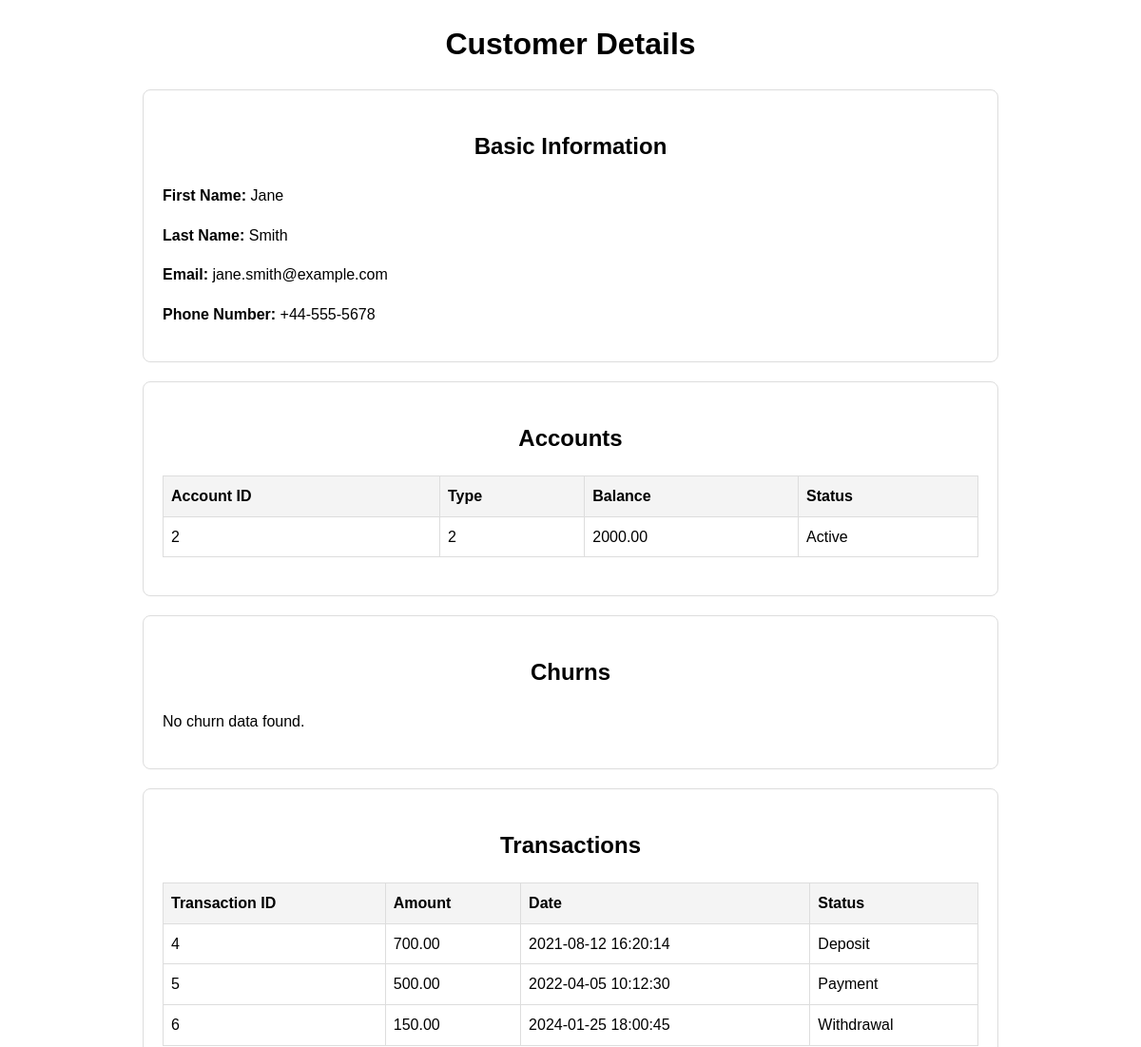
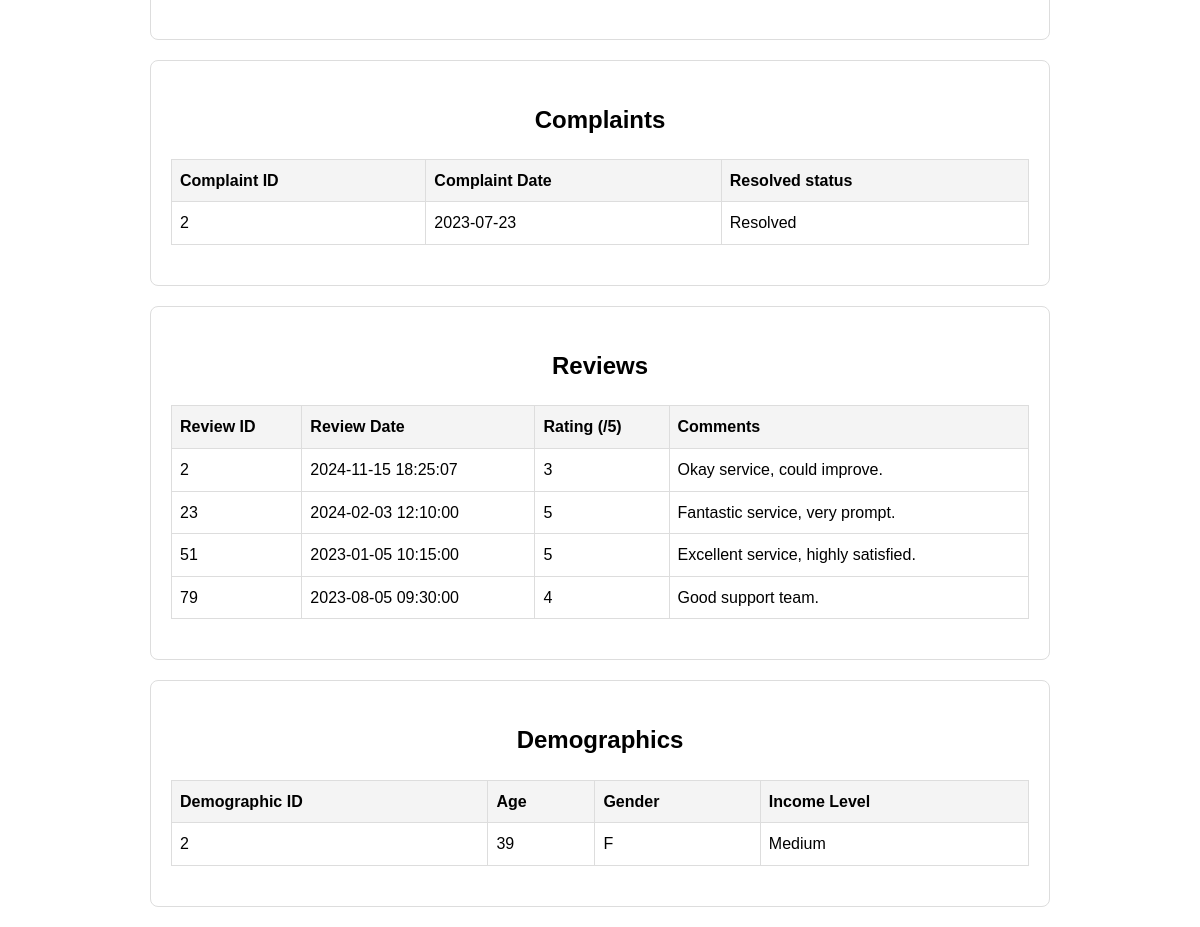
The app's page /actions/view_one_customer.php?customer_id=2 (signed in) with its own data (2 pictures, top to bottom).
### tables this page shows
CREATE TABLE `churnguard_customers` (
  `CustomerID` int NOT NULL,
  `FirstName` varchar(50) NOT NULL,
  `LastName` varchar(50) NOT NULL,
  `Email` varchar(100) NOT NULL,
  `PhoneNumber` varchar(15) DEFAULT NULL,
  `Address` text,
  `DateOfBirth` date DEFAULT NULL,
  `RegionID` int DEFAULT NULL,
  `DateJoined` timestamp NOT NULL DEFAULT CURRENT_TIMESTAMP,
  `LastLogin` timestamp NOT NULL DEFAULT CURRENT_TIMESTAMP
);

CREATE TABLE `churnguard_customer_accounts` (
  `AccountID` int NOT NULL,
  `CustomerID` int NOT NULL,
  `AccountTypeID` int NOT NULL,
  `AccountNumber` varchar(20) NOT NULL,
  `Balance` decimal(15,2) DEFAULT '0.00',
  `OpenedAt` timestamp NOT NULL DEFAULT CURRENT_TIMESTAMP,
  `account_status` enum('Active','Inactive') DEFAULT 'Active'
);

CREATE TABLE `churnguard_transactions` (
  `TransactionID` int NOT NULL,
  `CustomerID` int NOT NULL,
  `TransactionDate` timestamp NOT NULL DEFAULT CURRENT_TIMESTAMP,
  `TransactionAmount` decimal(15,2) DEFAULT NULL,
  `TransactionType` enum('Deposit','Withdrawal','Payment','Transfer') DEFAULT NULL,
  `BalanceAfterTransaction` decimal(15,2) DEFAULT NULL,
  `BranchLocation` varchar(100) DEFAULT NULL
);

CREATE TABLE `churnguard_customer_complaints` (
  `ComplaintID` int NOT NULL,
  `CustomerID` int NOT NULL,
  `IssueID` int DEFAULT '1',
  `ComplaintDate` date DEFAULT NULL,
  `ResolvedStatus` enum('Resolved','Unresolved') DEFAULT 'Unresolved',
  `ResolvedDate` date DEFAULT NULL,
  `Priority` enum('Low','Medium','High') DEFAULT 'Low'
);

CREATE TABLE `churnguard_customer_reviews` (
  `ReviewID` int NOT NULL,
  `CustomerID` int NOT NULL,
  `OverallSatisfaction` int DEFAULT NULL,
  `RecommendationLikelihood` int DEFAULT NULL,
  `comments` text,
  `SentimentLabel` enum('Negative','Neutral','Positive') DEFAULT NULL,
  `FollowUpContact` tinyint(1) DEFAULT '0',
  `CreatedAt` timestamp NOT NULL DEFAULT CURRENT_TIMESTAMP
);

CREATE TABLE `churnguard_customer_demographics` (
  `CustomerDemographicID` int NOT NULL,
  `CustomerID` int NOT NULL,
  `Age` int DEFAULT NULL,
  `Gender` enum('M','F','Other') DEFAULT NULL,
  `IncomeLevel` enum('Low','Medium','High') DEFAULT NULL,
  `DateJoined` date DEFAULT NULL
);

### actions/view_one_customer.php (the view, shortened to what this page needs)
<?php
include '../db/config.php';
$customer_id = intval($_GET['customer_id']);
$data = [];
try {
    $customer_query = "SELECT * FROM churnguard_customers WHERE CustomerID = $customer_id";
    $customer_result = mysqli_query($conn, $customer_query);
    $data['customer'] = mysqli_fetch_assoc($customer_result);
    $related_queries = [
        'accounts' => "SELECT * FROM churnguard_customer_accounts WHERE CustomerID = $customer_id",
        'churns' => "SELECT * FROM churnguard_customer_churns WHERE customerID = $customer_id",
        'transactions' => "SELECT * FROM churnguard_transactions WHERE CustomerID = $customer_id",
        'complaints' => "SELECT * FROM churnguard_customer_complaints WHERE CustomerID = $customer_id",
        'reviews' => "SELECT * FROM churnguard_customer_reviews WHERE CustomerID = $customer_id",
        'demographics' => "SELECT * FROM churnguard_customer_demographics WHERE CustomerID = $customer_id"
    ];
    foreach ($related_queries as $key => $query) {
        $result = mysqli_query($conn, $query);
        if ($result) {
            $data[$key] = mysqli_fetch_all($result, MYSQLI_ASSOC);
        } else {
            $data[$key] = [];
        }
    }
} catch (Exception $e) {
    die("An error occurred: " . $e->getMessage());
}
?>
<!DOCTYPE html>
<html lang="en">
<head>
</head>
<body>
<div class="container">
    <h1>Customer Details</h1>
    <div class="card">
        <h2>Basic Information</h2>
        <p><strong>First Name:</strong> <?= $data['customer']['FirstName'] ?></p>
        <p><strong>Last Name:</strong> <?= $data['customer']['LastName'] ?></p>
        <p><strong>Email:</strong> <?= $data['customer']['Email'] ?></p>
        <p><strong>Phone Number:</strong> <?= $data['customer']['PhoneNumber'] ?></p>
    </div>
    <div class="card">
        <h2>Accounts</h2>
        <?php if (!empty($data['accounts'])): ?>
            <table>
                <thead>
                <tr>
                    <th>Account ID</th>
                    <th>Type</th>
                    <th>Balance</th>
                    <th>Status</th>
                </tr>
                </thead>
                <tbody>
                <?php foreach ($data['accounts'] as $account): ?>
                    <tr>
                        <td><?= $account['AccountID'] ?></td>
                        <td><?= $account['AccountTypeID'] ?></td>
                        <td><?= $account['Balance'] ?></td>
                        <td><?= $account['account_status'] ?></td>
                    </tr>
                <?php endforeach; ?>
                </tbody>
            </table>
        <?php else: ?>
            <p>No accounts found.</p>
        <?php endif; ?>
    </div>
    <div class="card">
        <h2>Churns</h2>
        <?php if (!empty($data['churns'])): ?>
            <table>
                <thead>
                <tr>
                    <th>Churn ID</th>
                    <th>Churn Date</th>
                    <th>Reason</th>
                </tr>
                </thead>
                <tbody>
                <?php foreach ($data['churns'] as $churn): ?>
                    <tr>
                        <td><?= isset($churn['churnID']) ? $churn['churnID'] : 'N/A' ?></td>
                        <td><?= isset($churn['churnDate']) ? $churn['churnDate'] : 'N/A' ?></td>
                        <td><?= isset($churn['reason']) ? $churn['reason'] : 'N/A' ?></td>
                    </tr>
                <?php endforeach; ?>
                </tbody>
            </table>
        <?php else: ?>
            <p>No churn data found.</p>
        <?php endif; ?>
    </div>
    <div class="card">
        <h2>Transactions</h2>
        <?php if (!empty($data['transactions'])): ?>
            <table>
                <thead>
                <tr>
                    <th>Transaction ID</th>
                    <th>Amount</th>
                    <th>Date</th>
                    <th>Status</th>
                </tr>
                </thead>
                <tbody>
                <?php foreach ($data['transactions'] as $transaction): ?>
                    <tr>
                        <td><?= isset($transaction['TransactionID']) ? $transaction['TransactionID'] : 'N/A' ?></td>
                        <td><?= isset($transaction['TransactionAmount']) ? $transaction['TransactionAmount'] : 'N/A' ?></td>
                        <td><?= isset($transaction['TransactionDate']) ? $transaction['TransactionDate'] : 'N/A' ?></td>
                        <td><?= isset($transaction['TransactionType']) ? $transaction['TransactionType'] : 'N/A' ?></td>
                    </tr>
                <?php endforeach; ?>
                </tbody>
            </table>
        <?php else: ?>
            <p>No transactions found.</p>
        <?php endif; ?>
    </div>
    <div class="card">
        <h2>Complaints</h2>
        <?php if (!empty($data['complaints'])): ?>
            <table>
                <thead>
                <tr>
                    <th>Complaint ID</th>
                    <th>Complaint Date</th>
                    <th>Resolved status</th>
                </tr>
                </thead>
                <tbody>
                <?php foreach ($data['complaints'] as $complaint): ?>
                    <tr>
                        <td><?= isset($complaint['ComplaintID']) ? $complaint['ComplaintID'] : 'N/A' ?></td>
                        <td><?= isset($complaint['ComplaintDate']) ? $complaint['ComplaintDate'] : 'N/A' ?></td>
                        <td><?= isset($complaint['ResolvedStatus']) ? $complaint['ResolvedStatus'] : 'N/A' ?></td>
                    </tr>
                <?php endforeach; ?>
                </tbody>
            </table>
        <?php else: ?>
            <p>No complaints found.</p>
        <?php endif; ?>
    </div>
    <div class="card">
        <h2>Reviews</h2>
        <?php if (!empty($data['reviews'])): ?>
            <table>
                <thead>
                <tr>
                    <th>Review ID</th>
                    <th>Review Date</th>
                    <th>Rating (/5)</th>
                    <th>Comments</th>
                </tr>
                </thead>
                <tbody>
                <?php foreach ($data['reviews'] as $review): ?>
                    <tr>
                        <td><?= isset($review['ReviewID']) ? $review['ReviewID'] : 'N/A' ?></td>
                        <td><?= isset($review['CreatedAt']) ? $review['CreatedAt'] : 'N/A' ?></td>
                        <td><?= isset($review['OverallSatisfaction']) ? $review['OverallSatisfaction'] : 'N/A' ?></td>
                        <td><?= isset($review['comments']) ? $review['comments'] : 'N/A' ?></td>
                    </tr>
                <?php endforeach; ?>
                </tbody>
            </table>
        <?php else: ?>
            <p>No reviews found.</p>
        <?php endif; ?>
    </div>
    <div class="card">
        <h2>Demographics</h2>
        <?php if (!empty($data['demographics'])): ?>
            <table>
                <thead>
                <tr>
                    <th>Demographic ID</th>
                    <th>Age</th>
                    <th>Gender</th>
                    <th>Income Level</th>
                </tr>
                </thead>
                <tbody>
                <?php foreach ($data['demographics'] as $demographic): ?>
                    <tr>
                        <td><?= isset($demographic['CustomerDemographicID']) ? $demographic['CustomerDemographicID'] : 'N/A' ?></td>
                        <td><?= isset($demographic['Age']) ? $demographic['Age'] : 'N/A' ?></td>
                        <td><?= isset($demographic['Gender']) ? $demographic['Gender'] : 'N/A' ?></td>
                        <td><?= isset($demographic['IncomeLevel']) ? $demographic['IncomeLevel'] : 'N/A' ?></td>
                    </tr>
                <?php endforeach; ?>
                </tbody>
            </table>
        <?php else: ?>
            <p>No demographic data found.</p>
        <?php endif; ?>
    </div>
</div>
</body>
</html>

### actions/view_one_customer.php (style rules this page uses)
body { font-family: Arial, sans-serif; line-height: 1.6; margin: 20px; }
.container { max-width: 900px; margin: auto; }
h1, h2 { text-align: center; }
.card { border: 1px solid #ddd; padding: 20px; margin-bottom: 20px; border-radius: 8px; }
table { width: 100%; border-collapse: collapse; margin: 20px 0; }
table th, table td { border: 1px solid #ddd; padding: 8px; text-align: left; }
table th { background-color: #f4f4f4; }

### records on screen
churnguard_customers: FirstName "Jane", LastName "Smith", Email "jane.smith@example.com", PhoneNumber "+44-555-5678"
churnguard_customer_accounts: AccountID "2", AccountTypeID "2", Balance "2000.00", account_status "Active"
churnguard_transactions: TransactionID "4", TransactionAmount "700.00", TransactionDate "2021-08-12 16:20:14", TransactionType "Deposit"
churnguard_transactions: TransactionID "5", TransactionAmount "500.00", TransactionDate "2022-04-05 10:12:30", TransactionType "Payment"
churnguard_transactions: TransactionID "6", TransactionAmount "150.00", TransactionDate "2024-01-25 18:00:45", TransactionType "Withdrawal"
churnguard_customer_complaints: ComplaintID "2", ComplaintDate "2023-07-23", ResolvedStatus "Resolved"
churnguard_customer_reviews: ReviewID "2", CreatedAt "2024-11-15 18:25:07", OverallSatisfaction "3", comments "Okay service, could improve."
churnguard_customer_reviews: ReviewID "23", CreatedAt "2024-02-03 12:10:00", OverallSatisfaction "5", comments "Fantastic service, very prompt."
churnguard_customer_reviews: ReviewID "51", CreatedAt "2023-01-05 10:15:00", OverallSatisfaction "5", comments "Excellent service, highly satisfied."
churnguard_customer_reviews: ReviewID "79", CreatedAt "2023-08-05 09:30:00", OverallSatisfaction "4", comments "Good support team."
churnguard_customer_demographics: CustomerDemographicID "2", Age "39", Gender "F", IncomeLevel "Medium"
